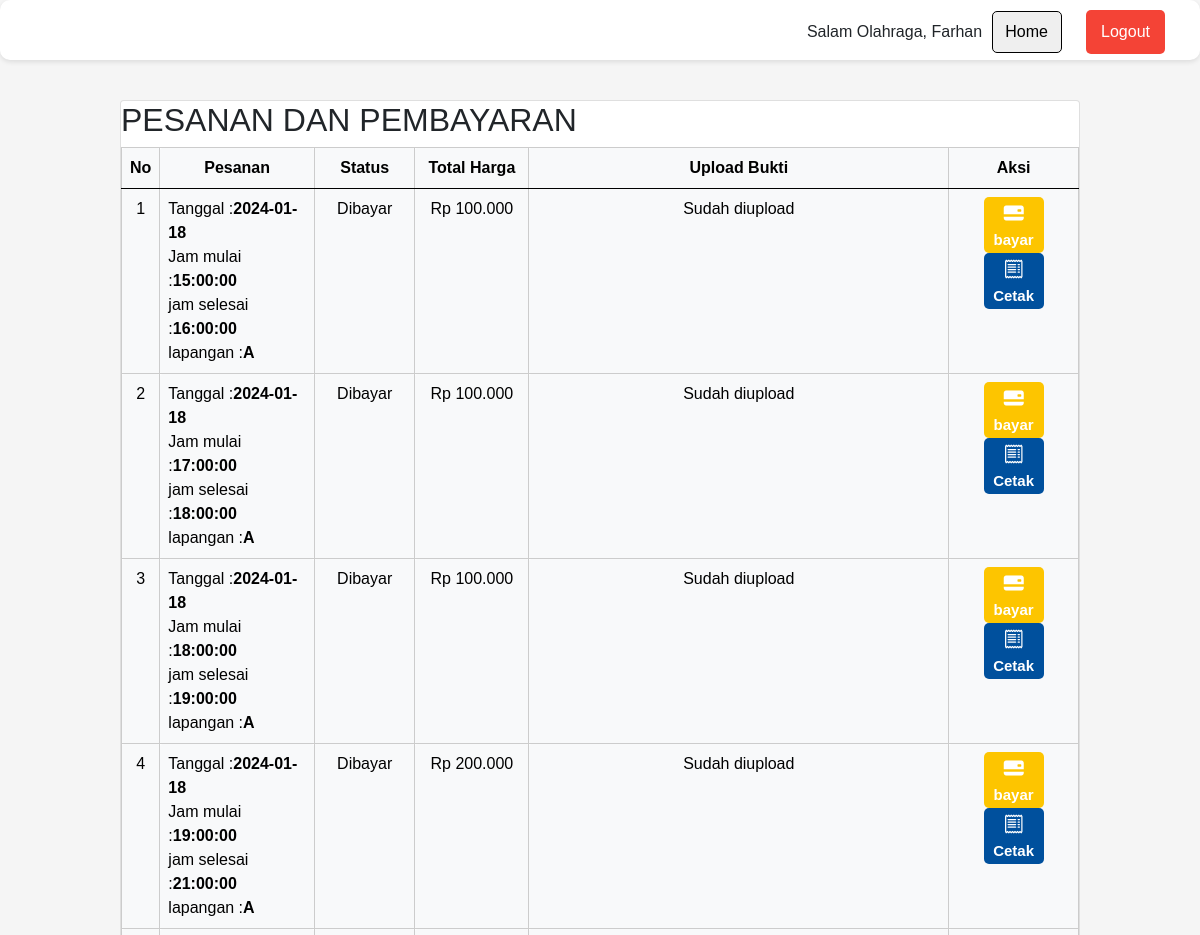
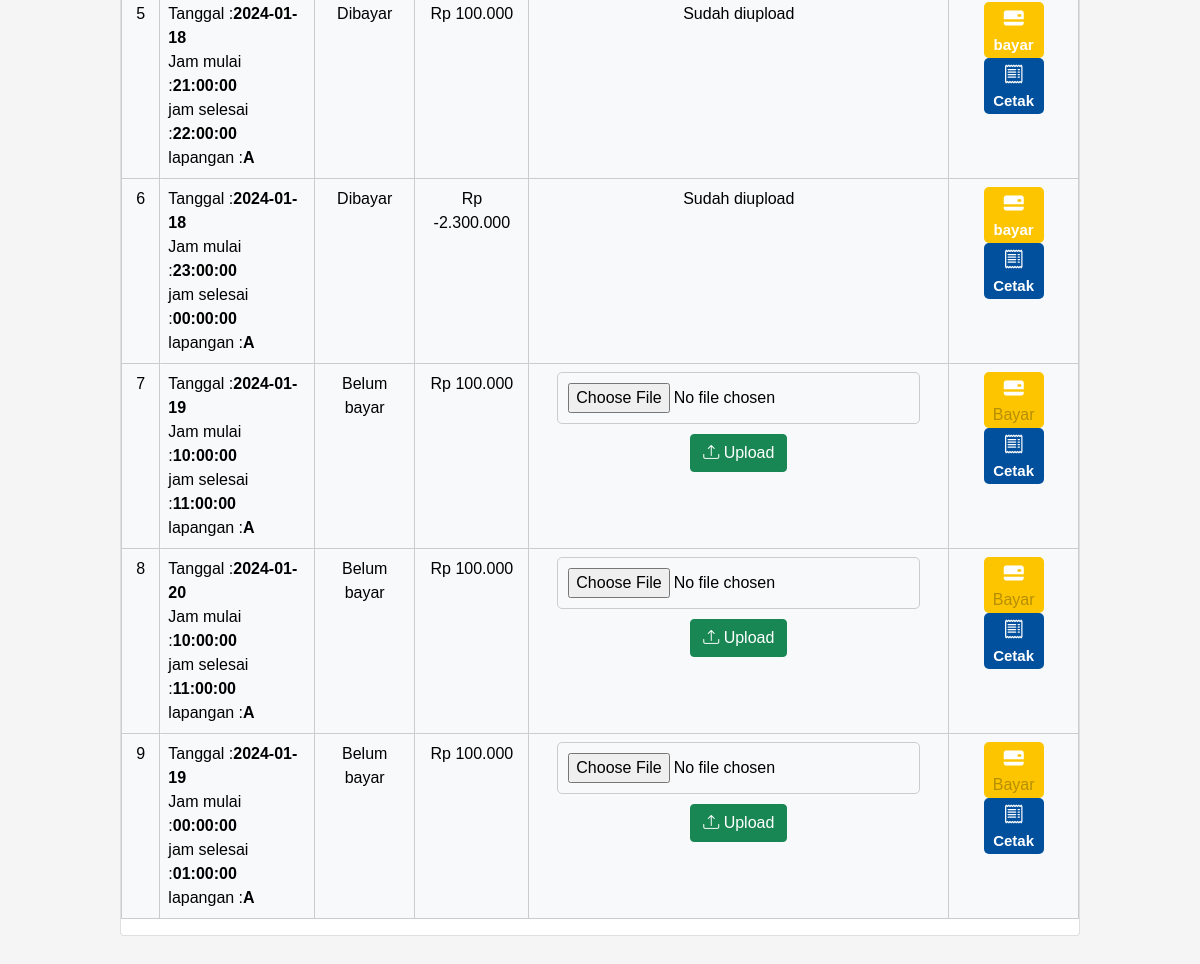
Page /pembayaran.php (signed in) on the committed database (2 pictures, top to bottom).
### tables this page shows
CREATE TABLE `bookingan` (
  `id` int(11) NOT NULL,
  `nama` varchar(100) NOT NULL,
  `tanggal` date NOT NULL,
  `jam_mulai` time NOT NULL,
  `jam_selesai` time NOT NULL,
  `jenis_lapangan` enum('A','B') NOT NULL,
  `user_id` int(11) NOT NULL,
  `status` varchar(20) NOT NULL DEFAULT 'Belum Terverifikasi',
  `status_bayar` varchar(255) NOT NULL DEFAULT 'Belum bayar',
  `total_harga` decimal(10,2) DEFAULT NULL,
  `bukti_pembayaran` blob NOT NULL,
  `lapangan_id` int(11) DEFAULT NULL
);

CREATE TABLE `lapangan` (
  `id` int(11) NOT NULL,
  `nama_lapangan` varchar(50) DEFAULT NULL,
  `harga_per_jam` decimal(10,2) DEFAULT NULL
);

### pembayaran.php (the view, shortened to what this page needs)
<?php
include 'includes/db_connection.php';
$user_id = $_SESSION['user_id'];
$sql_get_user_bookings = "SELECT * FROM bookingan WHERE user_id = ?";
$stmt_get_user_bookings = $conn->prepare($sql_get_user_bookings);
$stmt_get_user_bookings->bind_param("i", $user_id);
$stmt_get_user_bookings->execute();
$result_user_bookings = $stmt_get_user_bookings->get_result();
$id_lapangan = 1;
$sql_get_harga_per_jam = "SELECT harga_per_jam FROM lapangan WHERE id = ?";
$stmt_get_harga_per_jam = $conn->prepare($sql_get_harga_per_jam);
$stmt_get_harga_per_jam->bind_param("i", $id_lapangan);
$stmt_get_harga_per_jam->execute();
$result_harga_per_jam = $stmt_get_harga_per_jam->get_result();
if ($result_harga_per_jam->num_rows == 1) {
    $row_harga_per_jam = $result_harga_per_jam->fetch_assoc();
    $harga_per_jam = $row_harga_per_jam['harga_per_jam'];
} else {
    $harga_per_jam = 0;
}
?>
<!DOCTYPE html>
<html lang="en">
<head>
    <link rel="stylesheet" href="css/style.css">
    <link rel="stylesheet" href="https://cdn.jsdelivr.net/npm/bootstrap@5.0.2/dist/css/bootstrap.min.css">
    <link rel="stylesheet" href="https://cdn.jsdelivr.net/npm/bootstrap-icons@1.11.3/font/bootstrap-icons.min.css">
    <link rel="stylesheet" href="https://cdn.jsdelivr.net/npm/sweetalert2@11">
</head>
<body>
    <?php include 'navbarpembayaran.php'; ?>
    <div class="main" style="margin-top: 100px; margin-bottom:100px;">
        <div class="card" style="width: 80%; margin:auto;">
            <h2>PESANAN DAN PEMBAYARAN</h2>
            <?php if ($result_user_bookings->num_rows > 0): ?>
            <table border="1" class="table table-hover table-light">
                <thead>
                    <tr>
                        <th>No</th>
                        <th>Pesanan</th>
                        <th>Status</th>
                        <th>Total Harga</th>
                        <th>Upload Bukti</th>
                        <th>Aksi</th>
                    </tr>
                </thead>
                <tbody>
                    <?php
                        $no = 1;
                        while ($row = $result_user_bookings->fetch_assoc()):
                            $jam_mulai = strtotime($row['jam_mulai']);
                            $jam_selesai = strtotime($row['jam_selesai']);
                            $durasi = ($jam_selesai - $jam_mulai) / (60 * 60);
                            $total_harga = $durasi * $harga_per_jam;
                        ?>
                    <tr>
                        <td><?php echo $no++; ?></td>
                        <td style="text-align: start;">
                            <?php echo 'Tanggal :'. '<b>'. $row['tanggal'] .'</b>'. '<br>' . 'Jam mulai :'.'<b>'. $row['jam_mulai'].'</b>' . '<br>' . 'jam selesai :'.'<b>'. $row['jam_selesai'] .'</b>'. '<br>' .'lapangan :'.'<b>'. $row['jenis_lapangan'].'</b>' ;?>
                        </td>
                        <td><?php echo  $row['status_bayar']; ?></td>
                        <td><?php echo 'Rp ' . number_format($total_harga, 0, ',', '.'); ?></td>
                        <td>
                            <?php if ($row['bukti_pembayaran']): ?>
                            <span>Sudah diupload</span>
                            <?php else: ?>
                            <form id="uploadForm_<?php echo $row['id']; ?>" action="proses_upload_bukti.php"
                                method="post" enctype="multipart/form-data">
                                <input type="file" name="bukti_pembayaran" accept="image/*">
                                <button type="button" onclick="uploadBukti(<?php echo $row['id']; ?>)"
                                    class="btn btn-success">
                                    <span class="bi bi-upload"></span> Upload
                                </button>
                            </form>
                            <?php endif; ?>
                        </td>
                        <td>
                            <?php if ($row['bukti_pembayaran']): ?>
                            <button style="border:none; background-color:#FDC500; width: 60px; border-radius: 5px; "
                                data-bs-toggle="tooltip" data-bs-placement="top" title="Bayar">
                                <a href="proses_pembayaran.php?id=<?php echo $row['id']; ?>"
                                    style="color: white; text-decoration: none; font-size: 15px; font-weight: bold;"><i
                                        class="bi bi-credit-card-2-back-fill"
                                        style="color: white; border:none; font-size: 20px;"></i>bayar</a>
                            </button>
                            <?php else: ?>
                            <button disabled
                                style="border:none; background-color:#FDC500; width: 60px; border-radius: 5px; "
                                data-bs-toggle="tooltip" data-bs-placement="top" title="Bayar"><i
                                    class="bi bi-credit-card-2-back-fill"
                                    style="color: white; border:none; font-size: 20px;"></i>Bayar</button>
                            <?php endif; ?>
                            <?php if ($row['bukti_pembayaran']): ?>
                            <button style="border:none; background-color:#00509D; width: 60px; border-radius: 5px; "
                                data-bs-toggle="tooltip" data-bs-placement="top" title="Cetak Invoice">
                                <a href=" cetak_invoice.php?id=<?php echo $row['id']; ?>" target="_blank"
                                    style="color: white; text-decoration: none; font-size: 15px; font-weight: bold;"><i
                                        class="bi bi-receipt"
                                        style="color: white; border:none; font-size: 20px;"></i>Cetak</a>
                            </button>
                            <?php else: ?>
                            <button disabled
                                style="border:none; background-color:#00509D; width: 60px; border-radius: 5px; "
                                data-bs-toggle="tooltip" data-bs-placement="top" title="Cetak Invoice">
                                <a target="_blank"
                                    style="color: white; text-decoration: none; font-size: 15px; font-weight: bold;"><i
                                        class="bi bi-receipt"
                                        style="color: white; border:none; font-size: 20px;"></i>Cetak</a>
                            </button>
                            <?php endif; ?>
                        </td>
                    </tr>
                    <?php endwhile; ?>
                </tbody>
            </table>
            <?php else: ?>
            <p>Anda belum melakukan pemesanan.</p>
            <?php endif; ?>
        </div>
    </div>
</body>
</html>

### navbarpembayaran.php (shortened to what this page needs)
<!DOCTYPE html>
<html lang="en">
<head>
    <link rel="stylesheet" href="css/style.css">
</head>
<body>
    <header>
        <nav>
            <li>Salam Olahraga, <?php echo $_SESSION['username']; ?></li>
            <button class="button"
                style="border: 1px solid; text-decoration: none; border-radius: 5px; padding: 8px; width: 70px;"><a
                    href="halamanuser.php" style=" text-decoration: none; color: black;">Home</a></button>
            <li>
                <form action="<?php echo htmlspecialchars($_SERVER["PHP_SELF"]); ?>" method="post">
                    <input type="submit" name="logout" value="Logout">
                </form>
            </li>
        </nav>
    </header>

### css/style.css (style rules this page uses)
body { font-family: sans-serif; background-color: #f5f5f5; align-items: center; min-height: 100vh; margin: 0; }
header { background-color: #fff; border-radius: 10px; box-shadow: 0px 2px 5px rgba(0, 0, 0, 0.1); height: 60px; position: fixed; top: 0; width: 100%; z-index: 3; }
nav { float: right; padding: 10px; z-index: 2; }
nav li { display: inline-block; margin-right: 5px; text-transform: capitalize; }
nav li form { display: inline-block; }
nav li input[type="submit"] { background-color: #f44336; color: white; padding: 10px 15px; border: none; border-radius: 5px; cursor: pointer; }
table { width: 100%; border: none; }
table th, table td { border: 1px solid #ccc; padding: 10px; text-align: center; border-radius: 3px; }
table th { background-color: #7af46c; text-align: center; }
form { margin: 0 20px 0 20px; }
form input, form select { width: 100%; padding: 10px; border: 1px solid #ccc; border-radius: 5px; margin-bottom: 10px; font-size: 16px; }
form button { background-color: #4caf50; color: white; padding: 10px 20px; border: none; border-radius: 5px; cursor: pointer; }
tbody tr td { text-align: center; }

### rows in the picture
bookingan: tanggal "2024-01-18", jam_mulai "15:00:00", jam_selesai "16:00:00", jenis_lapangan "A", status_bayar "Dibayar", total_harga "100.000", shows "Sudah diupload"
bookingan: tanggal "2024-01-18", jam_mulai "17:00:00", jam_selesai "18:00:00", jenis_lapangan "A", status_bayar "Dibayar", total_harga "100.000", shows "Sudah diupload"
bookingan: tanggal "2024-01-18", jam_mulai "18:00:00", jam_selesai "19:00:00", jenis_lapangan "A", status_bayar "Dibayar", total_harga "100.000", shows "Sudah diupload"
bookingan: tanggal "2024-01-18", jam_mulai "19:00:00", jam_selesai "21:00:00", jenis_lapangan "A", status_bayar "Dibayar", total_harga "200.000", shows "Sudah diupload"
bookingan: tanggal "2024-01-18", jam_mulai "21:00:00", jam_selesai "22:00:00", jenis_lapangan "A", status_bayar "Dibayar", total_harga "100.000", shows "Sudah diupload"
bookingan: tanggal "2024-01-18", jam_mulai "23:00:00", jam_selesai "00:00:00", jenis_lapangan "A", status_bayar "Dibayar", total_harga "-2.300.000", shows "Sudah diupload"
bookingan: tanggal "2024-01-19", jam_mulai "10:00:00", jam_selesai "11:00:00", jenis_lapangan "A", status_bayar "Belum bayar", total_harga "100.000", bukti_pembayaran "Bayar"
bookingan: tanggal "2024-01-20", jam_mulai "10:00:00", jam_selesai "11:00:00", jenis_lapangan "A", status_bayar "Belum bayar", total_harga "100.000", bukti_pembayaran "Bayar"
bookingan: tanggal "2024-01-19", jam_mulai "00:00:00", jam_selesai "01:00:00", jenis_lapangan "A", status_bayar "Belum bayar", total_harga "100.000", bukti_pembayaran "Bayar"

### other values in the picture
$_SESSION['username'] "Farhan"
